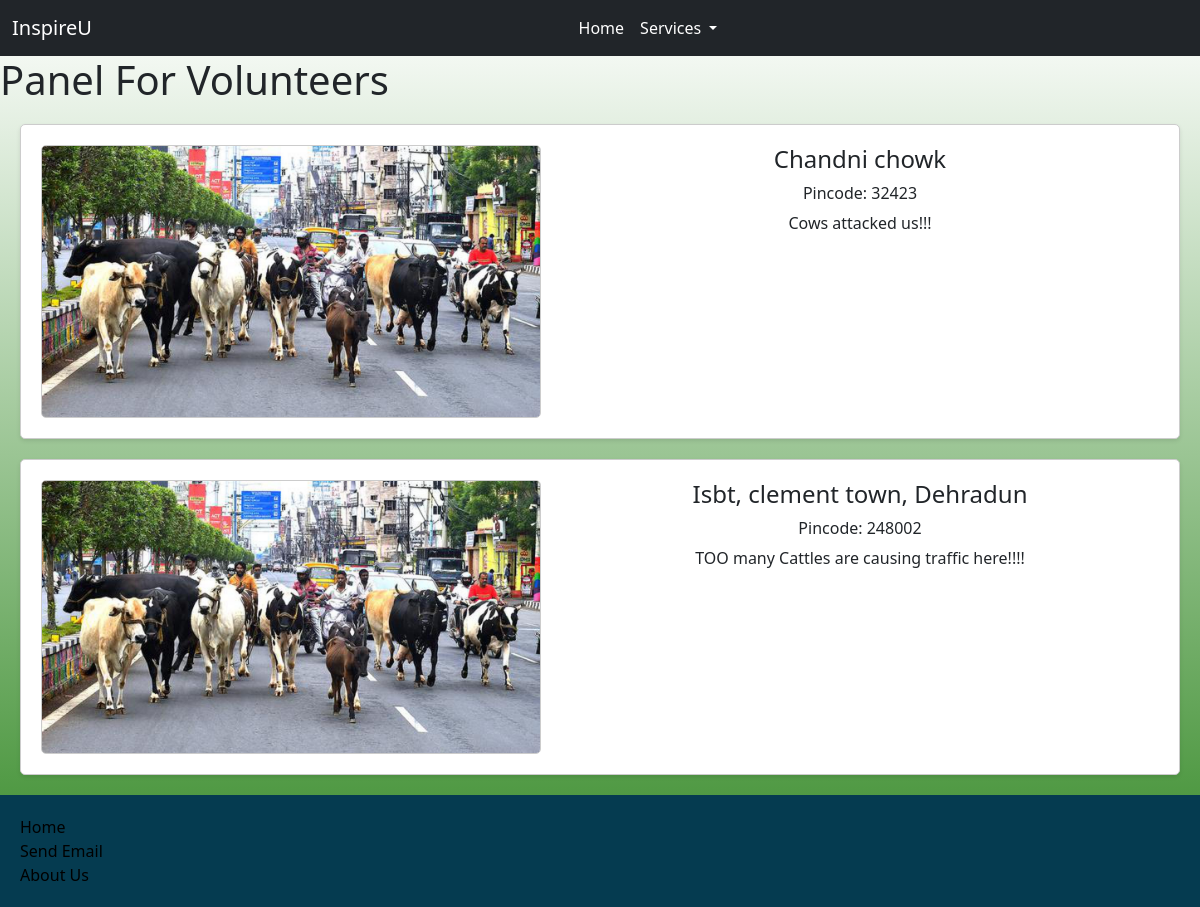
Page /cattle-management-info-panel on the committed database.
### service/models.py (models this page shows)
class UploadCattleImage(models.Model):
    image = models.ImageField(upload_to='images/')
    description = models.TextField(blank=True,null=True)
    location = models.CharField(max_length=255, blank=True, null=True)
    pincode= models.IntegerField(max_length=6, blank=True, null=True)
    uploaded_at = models.DateTimeField(auto_now_add=True)

### hackecosus/views.py (the view)
# urls.py: path('cattle-management-info-panel', views.uploadedcattleImages, name='cattleuploadedImage'),
def uploadedcattleImages(request):
    data = {
        'title': 'Cattle Panel'
    }
    serviceData=UploadCattleImage.objects.all()
    context={
        'serviceData':serviceData
    }
    return render(request, 'cattlemanagepanel.html', context)

### templates/cattlemanagepanel.html
{% extends 'base.html' %}
{%block content%}
<header>
    <h1>Panel For Volunteers</h1>
</header>
{% for a in serviceData %}
<div class='posts'>
    <img src="media/{{ a.image }}" alt="Locality Image" class="image" width='500'>
    <div class="details">
        <h2 style="  font-size: 24px;margin: 0;margin-bottom: 10px;">{{ a.location }}</h2>
        <h6>Pincode: {{ a.pincode }}</h6>
        <p class="description">{{ a.description }}</p>
    </div>
</div>
{% endfor %}
{%endblock%}

### static/style.css (style rules this page uses)
body { margin:0px; background: linear-gradient(0deg,#378B29 0%,#FFFFFF 100%); background-size: cover; background-repeat: no-repeat; }
.posts { text-align: center; }
h1 { margin: 0; padding: 0; }
.posts { display: flex; margin: 20px; background-color: #fff; border: 1px solid #ccc; border-radius: 5px; box-shadow: 0 2px 4px rgba(0, 0, 0, 0.1); padding: 20px; }
.image { max-width: 100%; height: auto; margin-right: 20px; border: 1px solid #ccc; border-radius: 5px; }
.details { flex: 1; }
h2 { font-size: 24px; margin: 0; margin-bottom: 10px; }
h6 { color: #888; margin: 0; }
.description { font-size: 16px; }
h2 { font-size: 2rem; }
:root { --white: #ffffff; --off-white: #e5e5e5; --transp-white-1: rgba(255, 255, 255, 0.25); --transp-white-2: rgba(255, 255, 255, 0.18); --blue-1: #62b8f5; --blue-2: #4475ef; --shadow: rgba(3, 46, 87, 0.2); }

### rows in the picture
UploadCattleImage: image (picture), location "Chandni chowk", pincode "32423", description "Cows attacked us!!!"
UploadCattleImage: image (picture), location "Isbt, clement town, Dehradun", pincode "248002", description "TOO many Cattles are causing traffic here!!!!"
